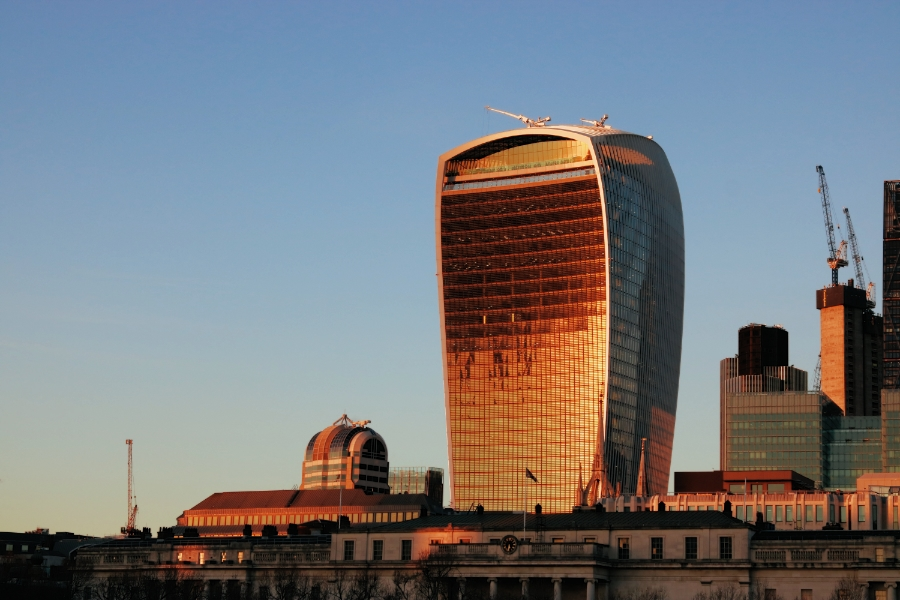
#> input picture question5/img/walkie_talkie.jpg, 900 x 600 px
$ python question5_solution.py
#> lines starting #> are read from the running program, lines starting #| are printed output that depends on the picture
'''
question5_solution.py

Corresponding solution file for question5.py.

NOTE: This is only one possible solution, logically
equivalent ones also acceptable.

See the README for a full description of the desired plot.


TOTAL POINTS AVAILABLE: 10


Code Functionality (7)
7 points - desired plot is generated and code is efficient and Pythonic

5-6 points - desired plot is generated, but code could be significantly
improved to be more Pythonic

3-4 points - plot has some errors

1-2 points - no plot is generated, but some effort was made to generate one

0 points - no effort made to answer question


Code Readability (3)
3 points - Well commented, clear code

1-2 points - Some issues related to comments or issues such as variable
names could be improved

0 points - multiple and repeated significant style issues, code very
difficult to understand
'''


# Write a Python script that generates an image with the following listed
# characteristics. Write your script in the file `question5.py` in the folder
# `question5`.
#
# Read the jpg file `walkie-talkie.jpg` within the `img` folder in the `question5`
# folder into a numpy array. In order to achieve full marks, ensure your code
# will run on another computer (even another operating system) without needing
# to be edited.
#
# Write a Python script that will generate a new image based on `walkie-talkie.jpg`
# with columns 450 to 700 for all rows displaying only the blue channel and all
# other colums left unchanged.

import numpy as np
import os
from skimage import io
import matplotlib.pyplot as plt

# open file
original = io.imread(os.path.join('img', 'walkie_talkie.jpg'))
#> original is the input picture: shape (600, 900, 3); mean R, G, B 118.3, 121.3, 126.1

# divide up image
cut_left = original[::, :450, ::]
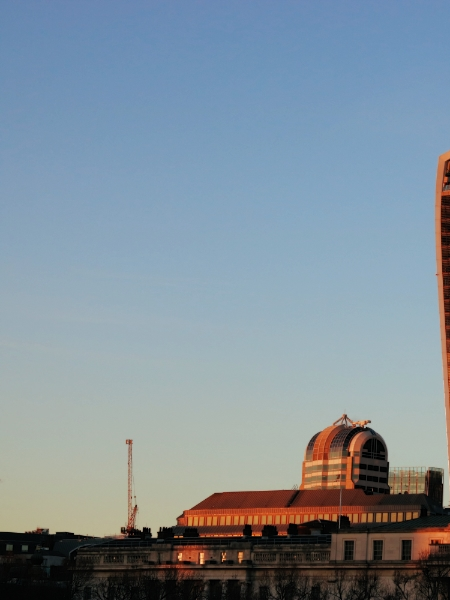
#> cut_left: shape (600, 450, 3); mean R, G, B 128.1, 143, 154.2
cut_stripe = original[::, 450:700, ::]
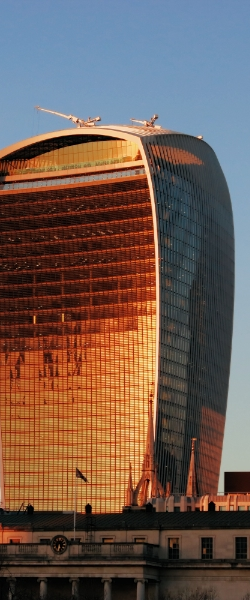
#> cut_stripe: shape (600, 250, 3); mean R, G, B 109.7, 89.9, 81.7
cut_right = original[::, 700::, ::]
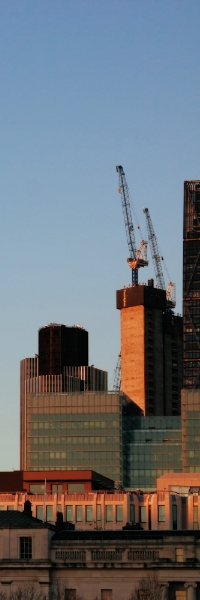
#> cut_right: shape (600, 200, 3); mean R, G, B 106.8, 111.7, 118.4

# tint stripe blue
blue_multiplier = [0, 0, 1]
cut_stripe = cut_stripe * blue_multiplier
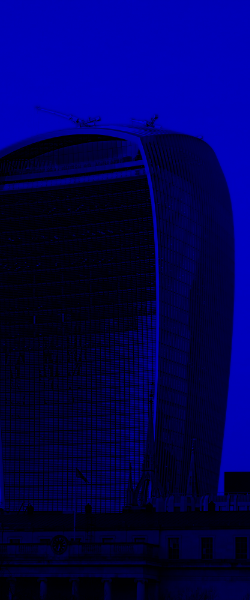
#> cut_stripe: shape (600, 250, 3) int64; mean R, G, B 0, 0, 81.7

# put stripes into single array
striped_image = np.concatenate([cut_left, cut_stripe, cut_right], axis=1)
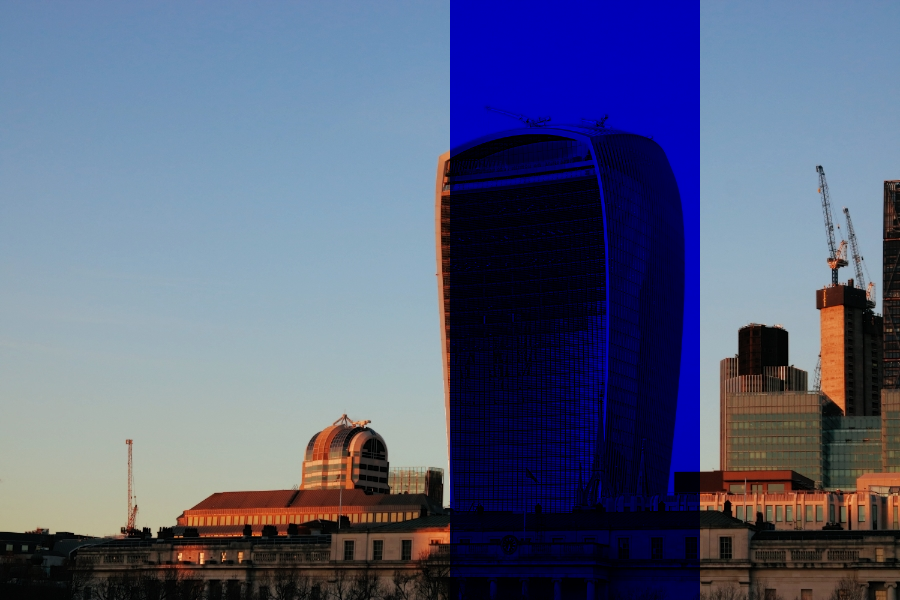
#> striped_image: shape (600, 900, 3) int64; mean R, G, B 87.8, 96.3, 126.1

# create window
plt.figure(figsize=(4, 4))

# show striped image
plt.imshow(striped_image)
# turn off axis and show image
plt.axis('off')
plt.show()
